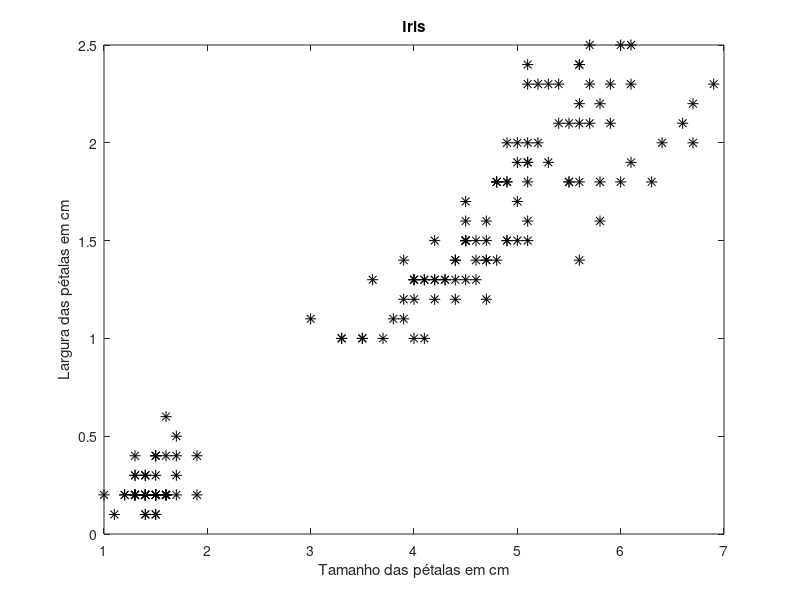
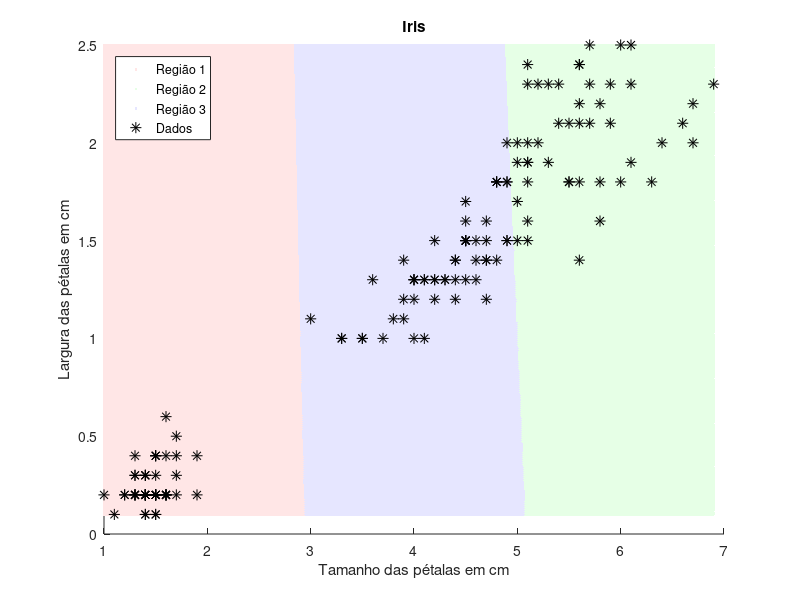

Write the MATLAB code that produced these figures, in order.
load fisheriris

X = meas(:,3:4);

figure;

plot(X(:,1), X(:,2), 'k*', 'MarkerSize', 8);
title 'Iris';
xlabel 'Tamanho das pétalas em cm';
ylabel 'Largura das pétalas em cm';

rng(1);
[idx, C] = kmeans(X, 3); % Calculate means

x1 = min(X(:,1)):0.01:max(X(:,1));
x2 = min(X(:,2)):0.01:max(X(:,2));
[x1G, x2G] = meshgrid(x1, x2);
XGrid = [x1G(:), x2G(:)];

idx2Region = kmeans(XGrid, 3, 'MaxIter', 1, 'Start', C);

figure;
gscatter(XGrid(:,1), XGrid(:,2), idx2Region,...
[1,0.90,0.90;0.90,1,0.90;0.90,0.90,1],'..');

hold on;
plot(X(:,1), X(:,2), 'k*','MarkerSize', 8);
title 'Iris';
xlabel 'Tamanho das pétalas em cm';
ylabel 'Largura das pétalas em cm';
legend('Região 1', 'Região 2', 'Região 3', 'Dados', 'Location', 'northwest');
hold off;